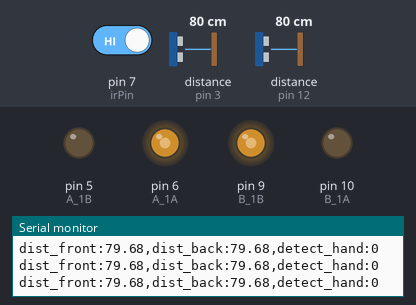
Bench run of a sketch on a simulated Arduino Uno, built with avr-gcc and run on an emulated ATmega328P. Parts: output pins drawn as LEDs (lit = HIGH), the last lines printed to the serial monitor. Wiring (inferred from the names in the program): 2 × ultrasonic range finder: trigger pin 2, echo pin 3 / trigger pin 11, echo pin 12. Dashed ring = blinking. The test bench sets the inputs (shaded band); at power-on: distance to the obstacle (sensors on pin 12, pin 3) 80 cm, pin 7 (irPin) HIGH. The echo pulse lasts 58.3 µs per cm; pins used as bus, display or sensor lines are not drawn.

Above: at 6.2 s.
6.3 s: distance to the obstacle (sensor on pin 12) set to 7 cm
9.3 s: distance to the obstacle (sensor on pin 12) set to 4 cm
At 9.9 s:
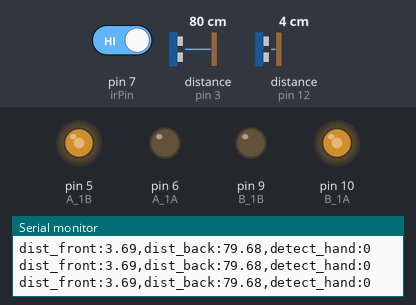
10.9 s: distance to the obstacle (sensor on pin 3) set to 7 cm
13.9 s: distance to the obstacle (sensor on pin 3) set to 4 cm
At 14.31 s:
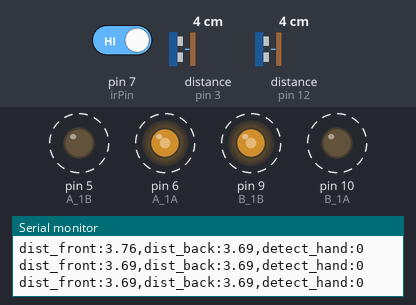
16.9 s: pin 7 (irPin) driven LOW
At 17.6 s:
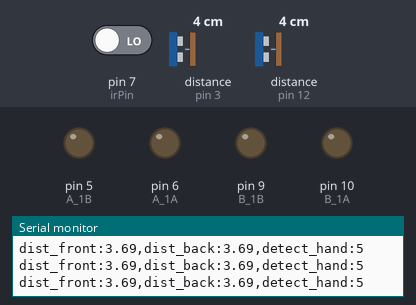
18.7 s: pin 7 (irPin) driven HIGH
At 19.03 s:
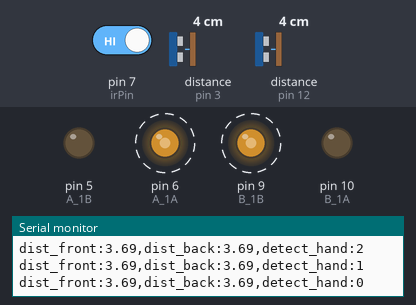
Timing chart, 0 to 22.7 s (numbered marks = the images above; inputs shaded):
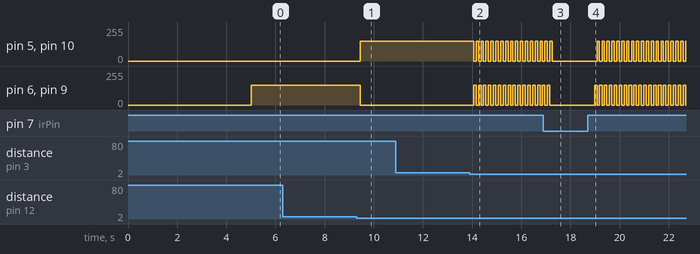

Measured:
- the behaviour switches between 6 and 5 cm on distance to the obstacle (sensor on pin 12) (found by bisection; images 0 and 1)
- the behaviour switches between 6 and 5 cm on distance to the obstacle (sensor on pin 3) (found by bisection; images 1 and 2)
- after the input at 9.3 s, pin 5 (A_1B), pin 10 (B_1A): 0/255 → 150/255 after 0.15 s; pin 6 (A_1A), pin 9 (B_1B): 150/255 → 0/255 after 0.15 s
- after the input at 13.9 s, pin 5 (A_1B), pin 6 (A_1A), pin 9 (B_1B), pin 10 (B_1A): alternates 150/255 for 0.10 s and 0/255 for 0.10 s, starting after 0.16 s
- after the input at 16.9 s, pin 5 (A_1B), pin 10 (B_1A): goes on until 17.3 s, then stays 0/255; pin 6 (A_1A), pin 9 (B_1B): goes on until 17.2 s, then stays 0/255
- after the input at 18.7 s, pin 5 (A_1B), pin 10 (B_1A): alternates 150/255 for 0.10 s and 0/255 for 0.10 s, starting after 0.38 s; pin 6 (A_1A), pin 9 (B_1B): alternates 150/255 for 0.10 s and 0/255 for 0.10 s, starting after 0.28 s

The sketch:

T04_CodeExample.ino
```cpp
// Pins for Ultrasonic
const int frontTrigPin = 11;
const int frontEchoPin = 12;
const int backTrigPin = 2;
const int backEchoPin = 3;

// Pins for Motors
const int A_1B = 5;
const int A_1A = 6;
const int B_1B = 9;
const int B_1A = 10;

// IR pin
const int irPin = 7;


// Timing for sensors
unsigned long currentMillis = 0;
unsigned long previousMillis = 0; // Stores the last time the sensor was read
const long interval = 60; // Defines the interval in which we want to trigger the sensor (60ms)

//Filtering for distance
const int front_window_size = 5; // Number of last measurement to use is moving average filter
float front_window[front_window_size]; // Array that stores the last ten measurements
int front_window_index = 0; // Keeps track of where the oldest data is in the array (will be replaced with the newest data)


const int back_window_size = 5; // Number of last measurement to use is moving average filter
float back_window[front_window_size]; // Array that stores the last ten measurements
int back_window_index = 0; // Keeps track of where the oldest data is in the array (will be replaced with the newest data)


// Distance thresholds
float distance_threshold = 0.05; // Trigger behaviour change when 5 cm within obstacle

// Variables for detecting hand
const int ir_window_size = 5; // Number of last measurement to use is moving average filter
int ir_window[ir_window_size]; // Array that stores the last ten measurements
int ir_window_index = 0; // Keeps track of where the oldest data is in the array (will be replaced with the newest data)
int ir_sum = 0;

// Timing for states
unsigned long previousMillisStateChange = 0;
const long state_change_interval = 100; // state can change max once per second


// State transition logic
enum State {
  STATE_IDLE,
  STATE_FORWARD,
  STATE_BACKWARD
};

State cur_state = STATE_FORWARD;
State new_state = cur_state;

// Initialize distance with 100 m (to avoid instant state transition triggering)
float front_filtered_distance = 100;
float front_raw_distance = 100;

float back_filtered_distance = 100;
float back_raw_distance = 100;


void setup() {
  // put your setup code here, to run once:
  Serial.begin(9600);


  // Ultrasonic pin mode defition
  pinMode(frontEchoPin, INPUT);
  pinMode(frontTrigPin, OUTPUT);
  pinMode(backEchoPin, INPUT);
  pinMode(backTrigPin, OUTPUT);


  // IR pin mode definition
  pinMode(irPin, INPUT);


  // Motor pin mode definition
  pinMode(A_1B, OUTPUT);
  pinMode(A_1A, OUTPUT);
  pinMode(B_1B, OUTPUT);
  pinMode(B_1A, OUTPUT);


  // Init distances to large values to avoid instant state triggering
  for(unsigned int i = 0; i < front_window_size; i++)
  {
    front_window[i] = 100;
  }

  for(unsigned int i = 0; i < back_window_size; i++)
  {
    back_window[i] = 100;
  }

  // Init color
  for(unsigned int i = 0; i < ir_window_size; i++)
  {
    ir_window[i] = 0;
  }

  // wait 5 seconds before starting for safety
  delay(5000);

}

void loop() {

  // Grab the current time
  currentMillis = millis();

  // SENSING AND DATA PROCESSING
  if(currentMillis - previousMillis >= interval) {
    previousMillis = currentMillis; // Save the last time we pinged (which is now)

    // FRONT DISTANCE
    front_raw_distance = readFrontSensorData();

    // Overwrite the oldest data in our array
    front_window[front_window_index] = front_raw_distance;

    // Advance index
    front_window_index = (front_window_index + 1)%front_window_size; // 0 --> 1 --> ... --> 9 --> 0

    // Calculate the average of the whole window

    float sum = 0;
    for(int i = 0; i < front_window_size; i++)
    {
      sum += front_window[i];
    }
    front_filtered_distance = sum / front_window_size;

    // BACK DISTANCE
    back_raw_distance = readBackSensorData();

    // Overwrite the oldest data in our array
    back_window[back_window_index] = back_raw_distance;

    // Advance index
    back_window_index = (back_window_index + 1)%back_window_size; // 0 --> 1 --> ... --> 9 --> 0

    // Calculate the average of the whole window

    sum = 0;
    for(int i = 0; i < back_window_size; i++)
    {
      sum += back_window[i];
    }
    back_filtered_distance = sum / back_window_size;


    // COLOR
    int hand_detected = !digitalRead(irPin);

    // Overwrite the oldest data in our array
    ir_window[ir_window_index] = hand_detected;

    // Advance index
    ir_window_index = (ir_window_index + 1)%ir_window_size;

    // Sum up the detections over the window
    // Helps us to see if we got a reliable reading (similar to filtering above)
    ir_sum = 0;
    for(int i = 0; i < ir_window_size; i++)
    {
      ir_sum += ir_window[i];
    }

    // PRINT FOR DEBUGGING
	Serial.print("dist_front:");
	Serial.print(front_filtered_distance * 100);
	Serial.print(",");
	Serial.print("dist_back:");
	Serial.print(back_filtered_distance * 100);
	Serial.print(",");
	Serial.print("detect_hand:");
	Serial.println(ir_sum);


  }

  // ROBOT BEHAVIOUR FSM
  new_state = cur_state;

  switch (cur_state) {

    case STATE_IDLE:

        // Behaviour
        stopMove();

        // Transitions and Trigger
        if(ir_sum == 0)
        {
          new_state = STATE_FORWARD;
        }
      break;


    case STATE_FORWARD:

      // Behaviour
      moveForward(150);

      // Transitions and Trigger
      if(front_filtered_distance <= distance_threshold)
      {
        new_state = STATE_BACKWARD;
      }
      if(ir_sum == ir_window_size)
      {
        new_state = STATE_IDLE;
      }
      break;


    case STATE_BACKWARD:

      // Behaviour
      moveBackward(150);

      // Transitions and Trigger
      if(back_filtered_distance <= distance_threshold)
      {
        new_state = STATE_FORWARD;
      }
      if(ir_sum == ir_window_size)
      {
        new_state = STATE_IDLE;
      }
      break;

    default:
      stopMove();
  }

  // Set new state
  switch_state(new_state);

}


void switch_state(State new_state) {
  // We can only switch states ever N ms and we will not switch, if the state remains the same
  if(currentMillis - previousMillisStateChange >= state_change_interval && new_state != cur_state)
  {
    cur_state = new_state;
    previousMillisStateChange = currentMillis;
  }

}


float readFrontSensorData() {
  // Sets Trigger Pin to HIGH for 10 us
  digitalWrite(frontTrigPin, HIGH);
  delayMicroseconds(10);
  digitalWrite(frontTrigPin, LOW);

  // Wait for return signal echo pin
  float time = pulseIn(frontEchoPin, HIGH, 30000) * 1e-6;
  float distance = time * 343 * 0.5;

  return distance;
}

float readBackSensorData() {
  // Sets Trigger Pin to HIGH for 10 us
  digitalWrite(backTrigPin, HIGH);
  delayMicroseconds(10);
  digitalWrite(backTrigPin, LOW);

  // Wait for return signal echo pin
  float time = pulseIn(backEchoPin, HIGH, 30000) * 1e-6;
  float distance = time * 343 * 0.5;

  return distance;
}

void moveForward(int speed) {
  analogWrite(A_1B, 0);
  analogWrite(A_1A, speed);
  analogWrite(B_1B, speed);
  analogWrite(B_1A, 0);
}

void moveBackward(int speed) {
  analogWrite(A_1B, speed);
  analogWrite(A_1A, 0);
  analogWrite(B_1B, 0);
  analogWrite(B_1A, speed);
}

void turnRight(int speed) {
  analogWrite(A_1B, speed);
  analogWrite(A_1A, 0);
  analogWrite(B_1B, speed);
  analogWrite(B_1A, 0);
}

void turnLeft(int speed) {
  analogWrite(A_1B, 0);
  analogWrite(A_1A, speed);
  analogWrite(B_1B, 0);
  analogWrite(B_1A, speed);
}

void stopMove() {
  analogWrite(A_1A, 0);
  analogWrite(A_1B, 0);
  analogWrite(B_1A, 0);
  analogWrite(B_1B, 0);
}
```
